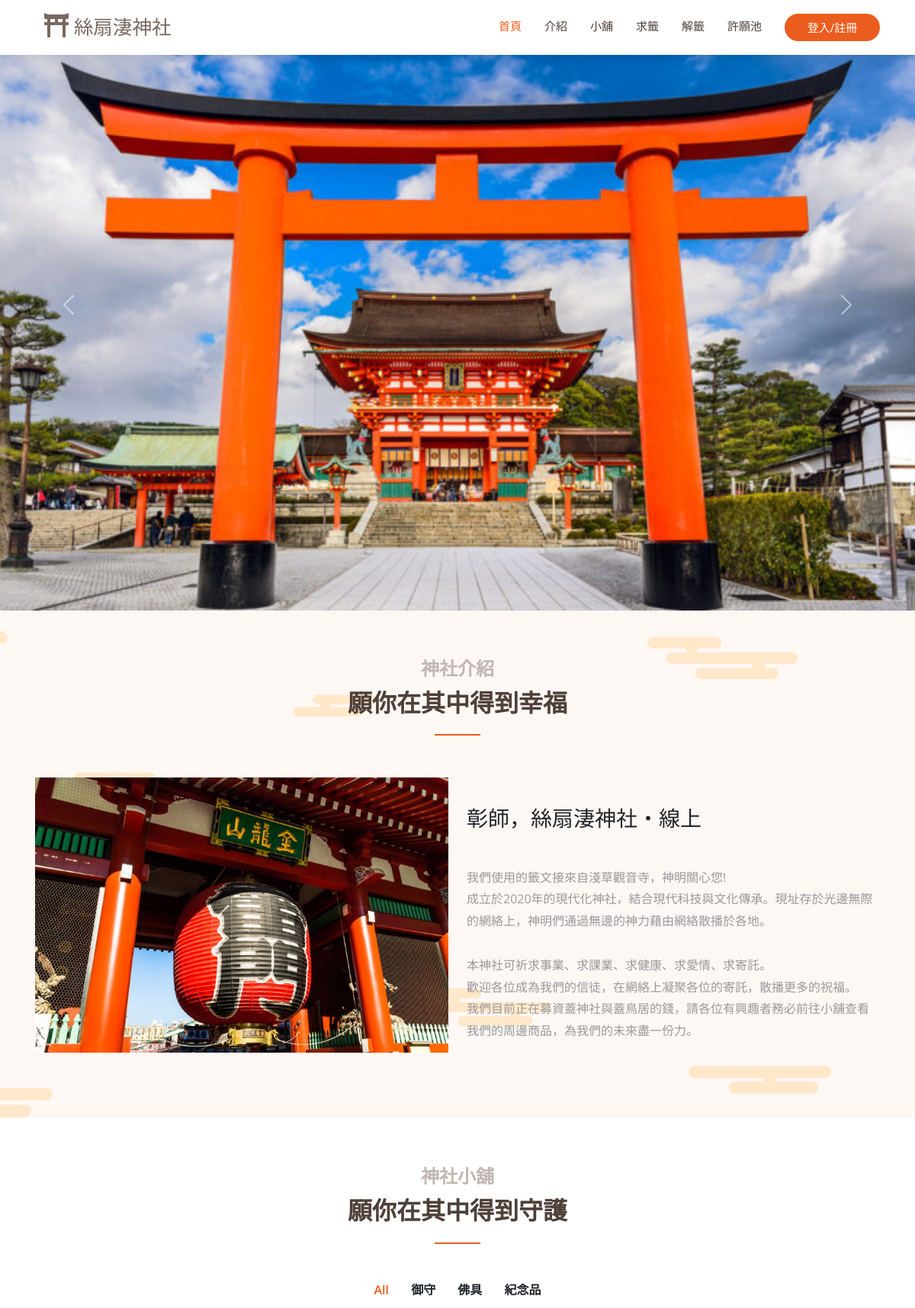
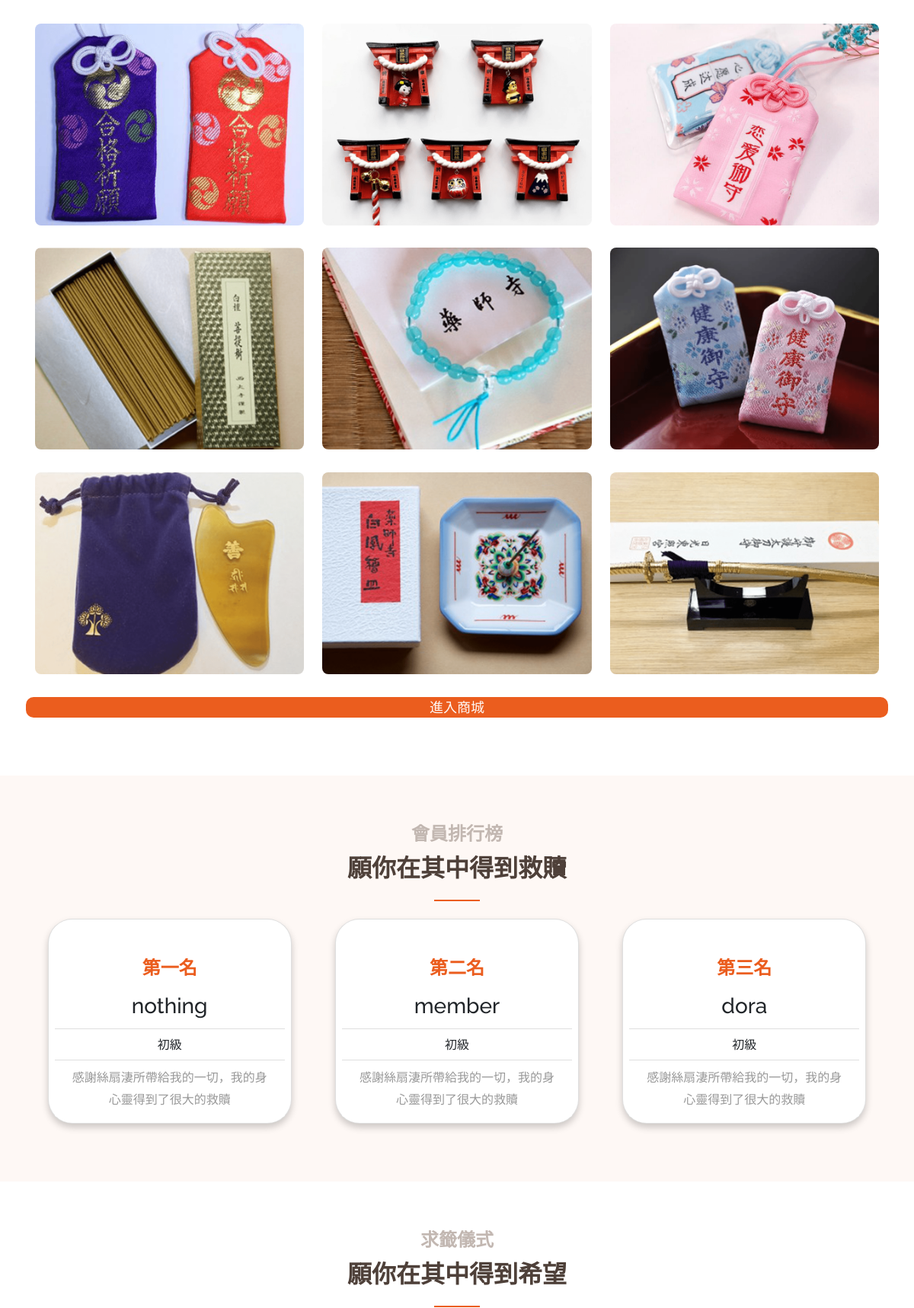
The page /first.php (upper part) on the database its author committed (2 pictures, top to bottom).
### tables this page shows
CREATE TABLE `member` (
  `member_name` varchar(20) NOT NULL,
  `member_email` varchar(20) NOT NULL,
  `member_password` varchar(20) NOT NULL,
  `member_level` varchar(5) NOT NULL,
  `order_amount` int(11) NOT NULL
);

### first.php (the view, shortened to what this page needs)
<!DOCTYPE html>
<html lang="en">
<head>
  <?php
    include ("template.php");
    echo $vendorcss;
    echo $maincss;
    echo $wish;
  ?>
  <?php
  include("mysql_connect.inc.php");
  $count=0;
  if ($result = mysqli_query($link, "SELECT * FROM `member` ORDER BY `member`.`order_amount` DESC Limit 3")) {
    while ($row = mysqli_fetch_assoc($result)) {
      $count=$count+1;
      if($count==1)
      {
        $rank='一';
      }
      elseif($count==2)
      {
        $rank='二';
      }
      else
      {
        $rank='三';
      }
      $data2 .= "
      <div class=\"col-lg-4\" align=\"center\">
            <div class=\"card d-flex mt-2\" style=\"width: 20rem;\">
              <div class=\"card-body\" style=\"padding-bottom: 5px;\">
                <h5 class=\"card-title\">第".$rank."名</h5>
                <h3 class=\"card-name\">$row[member_name]</h3>
              </div>
              <ul class=\"list-group list-group-flush\">
                <li class=\"list-group-item\">$row[member_level]</li>
                <li class=\"list-group-item\"><p class=\"card-text\">感謝絲扇淒所帶給我的一切，我的身心靈得到了很大的救贖</p>
                </li>
              </ul>
            </div>
          </div>
      ";
  }
  }
  ?>
</head>
<body>
  <?php
  include ("template.php");
  ?>
  <header id="header" class="fixed-top d-flex align-items-center">
    <div class="container d-flex align-items-center justify-content-between">
      <div class="container-fluid">
        <a class="navbar-brand" href="index.php">
            <i class="fas fa-film mr-2"></i>
            絲扇淒神社
        </a>
      </div>
      <nav id="navbar" class="navbar">
        <ul>
          <li><a class="nav-link scrollto active" href="#bg-img">首頁</a></li>
          <li><a class="nav-link scrollto" href="#about">介紹</a></li>
          <li><a class="nav-link scrollto" href="#store">小舖</a></li>
          <li><a class="nav-link scrollto" href="#pray">求籤</a></li>
          <li><a class="nav-link scrollto" href="解籤1.php">解籤</a></li>
          <li><a class="nav-link scrollto" href="#wish">許願池</a></li>
          <?php
            if (isset($_SESSION['Name'])) {
                if($_SESSION["Name"] == 'admin')
                {
                  echo '<li><a class="nav-link scrollto" href="商品管理.php">管理中心</a></li>';
                  echo '<li><a href="logout.php">'.$_SESSION['Name'].'   登出</a></li>';
                }
                else
                {
                  echo '<li><a class="nav-link scrollto" href="訂單管理.php">訂單查詢</a></li>';
                  echo '<li><a href="logout.php">'.$_SESSION['Name'].'   登出</a></li>';
                }
                } else {
                echo '<li><button class="getstarted button1" onclick="document.getElementById(\'id01\').style.display=\'block\'" style="width: 125px; padding-top: 7px;">登入/註冊</button></li>';
                }
            ?>
        </ul>
      </nav>
    </div>
  </header>
   <div id="bg-img" class="align-items-center" style="margin-top: 0px;">
    <div class="row">
      <div class="col-12">
        <div id="carouselExampleFade" class="carousel slide carousel-fade" data-bs-ride="carousel">
          <div class="carousel-inner">
            <div class="carousel-item active">
              <img src="img/鳥居.jpg" class="d-block w-100" alt="...">
            </div>
          </div>
          <button class="carousel-control-prev" type="button" data-bs-target="#carouselExampleFade" data-bs-slide="prev">
            <span class="carousel-control-prev-icon" aria-hidden="true"></span>
          </button>
          <button class="carousel-control-next" type="button" data-bs-target="#carouselExampleFade" data-bs-slide="next">
            <span class="carousel-control-next-icon" aria-hidden="true"></span>
          </button>
        </div>
      </div>
    </div>
  </div>
  <main id="main" style="margin-top: 0px;">
    <section id="about" class="services">
      <div class="container" data-aos="fade-up">
        <div class="section-title">
          <h2>神社介紹</h2>
          <p>願你在其中得到幸福</p>
        </div>
        <div class="row ">
          <div class="col-lg-6 d-flex align-items-center justify-content-center about-img">
            <img src="img/雷門.jpg" class="img-fluid" alt="" data-aos="zoom-in">
          </div>
          <div class="col-lg-6 pt-4 pt-lg-5">
            <h3 data-aos="fade-up">彰師，絲扇淒神社・線上</h3>
            <p class="py-2" data-aos="fade-up" data-aos-delay="100">
              <br>我們使用的籤文接來自淺草觀音寺，神明關心您!
              <br>
              成立於2020年的現代化神社，結合現代科技與文化傳承。現址存於光邊無際的網絡上，神明們通過無邊的神力藉由網絡散播於各地。
              <br><br>本神社可祈求事業、求課業、求健康、求愛情、求寄託。
              <br>
              歡迎各位成為我們的信徒，在網絡上凝聚各位的寄託，散播更多的祝福。
              <br>我們目前正在募資蓋神社與蓋鳥居的錢，請各位有興趣者務必前往小舖查看我們的周邊商品，為我們的未來盡一份力。
            </p>
          </div>
        </div>
      </div>
    </section>
    <section id="store" class="portfolio">
      <div class="container" data-aos="fade-up">
        <div class="row">
          <div class="col-4"></div>
          <div class="col-4">
            <div class="section-title">
              <h2>神社小舖</h2>
              <p>願你在其中得到守護</p>
            </div>
          </div>
          <div class="col-4"></div>
        </div>
        <div class="row" data-aos="fade-up" data-aos-delay="100">
          <div class="col-lg-12">
            <ul id="portfolio-flters">
              <li data-filter="*" class="filter-active">All</li>
              <li data-filter=".filter-app">御守</li>
              <li data-filter=".filter-card">佛具</li>
              <li data-filter=".filter-web">紀念品</li>
            </ul>
          </div>
        </div>
        <div class="row portfolio-container" data-aos="fade-up" data-aos-delay="200">
          <div class="col-lg-4 col-md-6 portfolio-item filter-app">
            <div class="portfolio-wrap">
              <img src="img/portfolio/a1.png" class="img-fluid" alt="">
            </div>
          </div>
          <div class="col-lg-4 col-md-6 portfolio-item filter-web">
            <div class="portfolio-wrap">
              <img src="img/portfolio/c1.png" class="img-fluid" alt="">
            </div>
          </div>
          <div class="col-lg-4 col-md-6 portfolio-item filter-app">
            <div class="portfolio-wrap">
              <img src="img/portfolio/a2.png" class="img-fluid" alt="">
            </div>
          </div>
          <div class="col-lg-4 col-md-6 portfolio-item filter-card">
            <div class="portfolio-wrap">
              <img src="img/portfolio/b1.png" class="img-fluid" alt="">
            </div>
          </div>
          <div class="col-lg-4 col-md-6 portfolio-item filter-web">
            <div class="portfolio-wrap">
              <img src="img/portfolio/c2.png" class="img-fluid" alt="">
            </div>
          </div>
          <div class="col-lg-4 col-md-6 portfolio-item filter-app">
            <div class="portfolio-wrap">
              <img src="img/portfolio/a3.png" class="img-fluid" alt="">
            </div>
          </div>
          <div class="col-lg-4 col-md-6 portfolio-item filter-card">
            <div class="portfolio-wrap">
              <img src="img/portfolio/b2.png" class="img-fluid" alt="">
            </div>
          </div>
          <div class="col-lg-4 col-md-6 portfolio-item filter-card">
            <div class="portfolio-wrap">
              <img src="img/portfolio/b3.png" class="img-fluid" alt="">
            </div>
          </div>
          <div class="col-lg-4 col-md-6 portfolio-item filter-web">
            <div class="portfolio-wrap">
              <img src="img/portfolio/c3.png" class="img-fluid" alt="">
            </div>
          </div>
        </div>
        <div class="row">
          <a href="store-page.php" class="btn-get-started scrollto enterstore" align="center">進入商城</a>
        </div>
      </div>
    </section>
    <section id="membersort" class="faq section-bg">
      <div class="container" data-aos="fade-up">
        <div class="section-title" style="padding-bottom: 0px;">
          <h2>會員排行榜</h2>
          <p>願你在其中得到救贖</p>
        </div>
        <div class="row">
        <?php echo $data2;?>
        </div>
      </div>
    </section>
    <section id="pray" class="team">
      <div class="container">
        <div class="section-title" data-aos="fade-up">
          <h2>求籤儀式</h2>
          <p>願你在其中得到希望</p>
        </div>
      </div>
    </section>
  </main>
  <?php
  include ("template.php");
  ?>
  <?php
  include ("template.php");
  ?>
</body>
</html>

### css/style.css (style rules this page uses)
body { font-family: "Open Sans", sans-serif; color: #212529; }
a { color: #eb5d1e; text-decoration: none; }
h1, h2, h3, h4, h5, h6, .font-primary { font-family: "Raleway", sans-serif; }
#header { height: 72px; transition: all 0.5s; z-index: 997; transition: all 0.5s; background: #fff; box-shadow: 0px 2px 15px rgba(0, 0, 0, 0.1); }
#main { margin-top: 72px; }
.navbar { padding: 0; }
.navbar ul { margin: 0; padding: 0; display: flex; list-style: none; align-items: center; }
.navbar li { position: relative; }
.navbar a, .navbar a:focus { display: flex; align-items: center; justify-content: space-between; padding: 10px 0 10px 30px; font-size: 15px; color: #4e4039; white-space: nowrap; transition: 0.3s; }
.navbar a:hover, .navbar .active, .navbar .active:focus, .navbar li:hover > a { color: #eb5d1e; }
.navbar .getstarted, .navbar .getstarted:focus { background: #eb5d1e; color: #fff; padding: 10px 25px; margin-left: 30px; border-radius: 50px; }
section { padding: 60px 0; overflow: hidden; }
.section-bg { background-color: #fef8f5; }
.section-title { text-align: center; padding-bottom: 30px; }
.section-title h2 { font-size: 24px; font-weight: 700; padding-bottom: 0; line-height: 1px; margin-bottom: 15px; color: #c2b7b1; }
.section-title p { padding-bottom: 15px; margin-bottom: 15px; position: relative; font-size: 32px; font-weight: 700; color: #4e4039; }
.section-title p::after { content: ""; position: absolute; display: block; width: 60px; height: 2px; background: #eb5d1e; bottom: 0; left: calc(50% - 30px); }
.portfolio .portfolio-item { margin-bottom: 30px; }
.portfolio #portfolio-flters { padding: 0; margin: 0 0 35px 0; list-style: none; text-align: center; }
.portfolio #portfolio-flters li { cursor: pointer; margin: 0 15px 15px 0; display: inline-block; padding: 5px; font-size: 16px; font-weight: 600; line-height: 20px; color: #212529; margin-bottom: 5px; transition: all 0.3s ease-in-out; }
.portfolio #portfolio-flters li:hover, .portfolio #portfolio-flters li.filter-active { color: #eb5d1e; }
.portfolio #portfolio-flters li:last-child { margin-right: 0; }
.portfolio .portfolio-wrap { transition: 0.3s; position: relative; overflow: hidden; border-radius: 8px; z-index: 1; }
.portfolio .portfolio-wrap::before { content: ""; background: rgba(122, 105, 96, 0.6); position: absolute; left: 100%; right: 0; top: 0; bottom: 0; transition: all ease-in-out 0.3s; z-index: 2; }
.portfolio .portfolio-wrap img { transition: 0.3s; position: relative; z-index: 1; }
.faq { padding: 60px 0; }
.team { background: #fff; padding: 60px 0; }

### css/style1.css (style rules this page uses)
*, *:before, *:after { box-sizing: border-box; margin: 0; padding: 0; }
body { font-family: "Open Sans", Helvetica, Arial, sans-serif; background: #ffffff; }
input, button { border: none; outline: none; background: none; font-family: "Open Sans", Helvetica, Arial, sans-serif; }
.button1 { display: block; margin: 0 auto; width: 260px; height: 36px; border-radius: 30px; color: #fff; font-size: 15px; cursor: pointer; }
h2 { width: 100%; font-size: 26px; text-align: center; }
.container { padding: 16px; }

### css/templatemo-style.css (style rules this page uses)
p { line-height: 1.8; }
a { text-decoration: none; transition: all 0.3s ease; }
.container-fluid { max-width: 1770px; }
.navbar-brand { color: rgb(122, 105, 96); font-size: 1.6rem; }
.navbar-brand i { font-size: 2rem; }
.nav-link { color: #666666; border-bottom: 4px solid transparent; font-size: 1.2rem; }
p, .tm-text-gray { color: #999; }

### first.php (style rules this page uses)
#about { background-image: url(gif/背景-01-01-01.png); background-color: #fef8f5; background-repeat: no-repeat; background-position: center; background-size: cover; }
.enterstore { background-color: #eb5d1e; color: #fef8f5; font-size: large; border-radius: 10px; }
.card { padding: 1.5em .5em .5em; border-radius: 2em; text-align: center; box-shadow: 0 5px 10px rgba(0,0,0,.2); }
.card-title { padding-top: 10px; color: #eb5d1e; font-weight: 1000; font-size: 1.5em; }
.card-name { padding-top: 10px; }

### rows shown on the page
member: rank "一", member_name "nothing", member_level "初級"
member: rank "二", member_name "member", member_level "初級"
member: rank "三", member_name "dora", member_level "初級"
